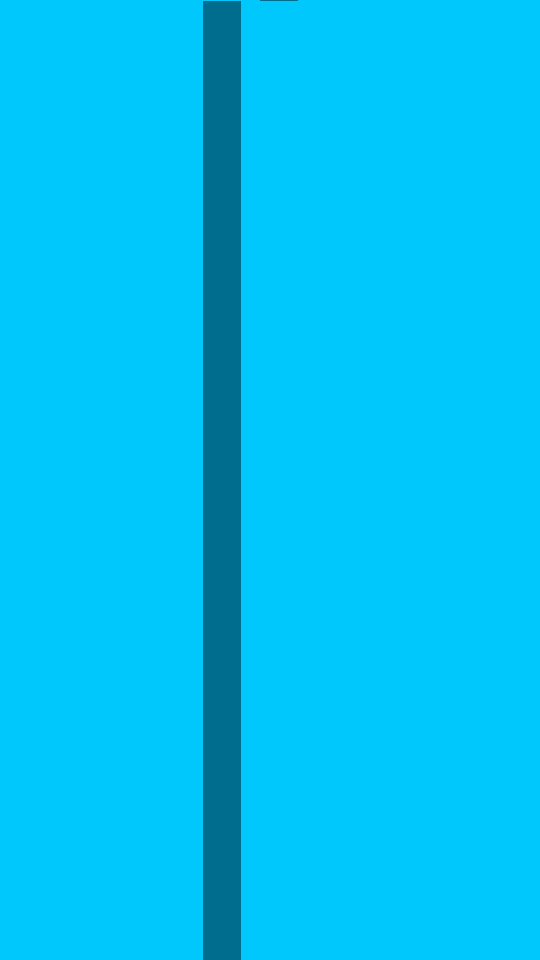
#> input picture images/line_left.png, 540 x 960 px
$ python PixelMinipulation.py
#> lines starting #> are read from the running program, lines starting #| are printed output that depends on the picture; after the words box and inside, x2 and y2 are one past the last pixel; in counts of white or black regions, pixels touching at a corner belong together; long printed decimals are rounded
import cv2
import numpy as np
import matplotlib.pyplot as plt
import math

def imageText(image, words):
    font = cv2.FONT_HERSHEY_SIMPLEX
    # org
    org = (50, 50)
    # fontScale
    fontScale = 1
    # Blue color in BGR
    color = (255, 0, 0)
    # Line thickness of 2 px
    thickness = 2
    # Using cv2.putText() method
    TI = cv2.putText(image, words, org, font, fontScale, color, thickness, cv2.LINE_AA)
    return TI

def canny(image):
    # GreyScale conversion
    grayImage = cv2.cvtColor(image, cv2.COLOR_RGB2GRAY)

    # blur conversion
    # blur smooths the image by averaging around the pixels with the pixels around it
    # in my opinion not nescacry for what our image recognition is trying to do but may need it later (with shadow and other imperfections in the image)
    blurImage = cv2.GaussianBlur(grayImage, (5,5), 0)

    # canny conversion - allows you to find the change in color in an image by taking the derivative of pixels in the 2d array
    cannyImage = cv2.Canny(blurImage, 50, 150)

    return cannyImage
# use algorythm to find region of intrest


#use after canny convertion
def getPointsOfChangeTop(image):
    width = image.shape[1]
    xPositions = []
    for i in range (width):
        if(image[0, i] == 255):
            print("found")
            xPositions.append(i)
    print("Top position 1: " + str(xPositions[0]))
    print("Top position 2: " + str(xPositions[1]))
    return xPositions

def getPointsOfChangeBottom(image):
    height = image.shape[0]
    width = image.shape[1]
    xPositions = []
    for i in range(width):
        if (image[height - 1, i] == 255):
            print(image[height - 1,i])
            print("found")
            xPositions.append(i)
    print("Bottom position 1: " + str(xPositions[0]))
    print("Bottom position 2: " + str(xPositions[1]))
    return xPositions

def findROI(image):

    copyImage = np.copy(image)
    height = copyImage.shape[0]
    width = copyImage.shape[1]

    xTopPositions = getPointsOfChangeTop(copyImage)
    xBottomPositions = getPointsOfChangeBottom(copyImage)

    print(xBottomPositions[0])
    print(xTopPositions[1])

    if(xBottomPositions[0] > xTopPositions[0]):
        rectangle = cv2.rectangle(copyImage, (xBottomPositions[1], height), (xTopPositions[0], 0), (255, 255, 255), -1)

    else:
        rectangle = cv2.rectangle(copyImage, (xBottomPositions[0], height), (xTopPositions[1], 0), (255, 255, 255), -1)

    return rectangle

def findAngle(image, xTopPositions, xBottomPositions):
    copyImage = np.copy(image)

    height = copyImage.shape[0]
    deltaX = xTopPositions[0] - xBottomPositions[0]


    if (deltaX == 0):
        print("straight")

        return imageText(copyImage, "Image is Straight"), 0

    m = (0 - height)/(xTopPositions[0] - xBottomPositions[0])

    theta = -math.atan(m) * (180.0/math.pi)

    if(m <= 0):
        print("(slope less than 0) angle: " + str(theta))

        return imageText(copyImage, str(round(theta,3)) + " degree angle"), theta

    else:
        print("angle: " + str(theta))

        return imageText(copyImage, str(round(theta, 3)) + " degree angle"), theta


def findPos(image):

    pointsOfChangeTop = getPointsOfChangeTop(image)
    print(pointsOfChangeTop)
    pointsOfChangeBottom = getPointsOfChangeBottom(image)
    print(pointsOfChangeBottom)
    angleImage, angle = findAngle(image, getPointsOfChangeTop(image), getPointsOfChangeBottom(image))

    if(angle == 0):
        topMedianPos = int(float(pointsOfChangeTop[1] + pointsOfChangeTop[0])/2)
        print(topMedianPos)
        botMedianPos = int(float(pointsOfChangeBottom[1] + pointsOfChangeBottom[0])/2)
        print(botMedianPos)
        averageMedian = int(float(topMedianPos + botMedianPos)/2)
        print(averageMedian)

        if(220 <= averageMedian and averageMedian <= 320):
            print("position does not need to be changed")
            print("line position is "  + str(abs(int((float(image.shape[1]/2))) - averageMedian)) + " pixels away from the median line")
        else:
            if(averageMedian < (image.shape[1]/2)):
                print("line position is " + str(abs(int((float(image.shape[1]/2))) - averageMedian)) + " pixels to the left of the median line")
            else:
                print("line position is " + str(abs(int((float(image.shape[1]/2))) - averageMedian)) + " pixels to the right of the median line")

    else:
        topMedianPos = int(float(pointsOfChangeTop[1] + pointsOfChangeTop[0]) / 2)
        print(topMedianPos)
        botMedianPos = int(float(pointsOfChangeBottom[1] + pointsOfChangeBottom[0]) / 2)
        print(botMedianPos)
        averageMedian = int(float(topMedianPos + botMedianPos) / 2)
        print(averageMedian)

        if (220 <= averageMedian and averageMedian <= 320):
            print("position does not need to be changed, angle does need to be changed")
            print("line positionis " + str(abs(int((float(image.shape[1]/2))) - averageMedian)) + " pixels away from the median line")
            print("angle " + str(angle))
        else:
            print("position and angle need to be changed")
            if(averageMedian < (image.shape[1]/2)):
                print("line position is " + str(abs(int((float(image.shape[1]/2))) - averageMedian)) + " pixels to the left of the median line")
                print("angle " + str(angle))
            else:
                print("line position is " + str(abs(int((float(image.shape[1]/2))) - averageMedian)) + " pixels to the right of the median line")
                print("angle " + str(angle))

def main():
    print("Hello World")
    image = cv2.imread("images/line_left.png")
#> image is the input picture: shape (960, 540, 3); mean B, G, R 244.3, 192.7, 0

    cv2.imshow("test", image)
    cv2.waitKey(0)

    laneImage = np.copy(image)

    # changes image
    cannyImage = canny(laneImage)
#> in canny, `grayImage = cv2.cvtColor(image, cv2.COLOR_RGB2GRAY)`:
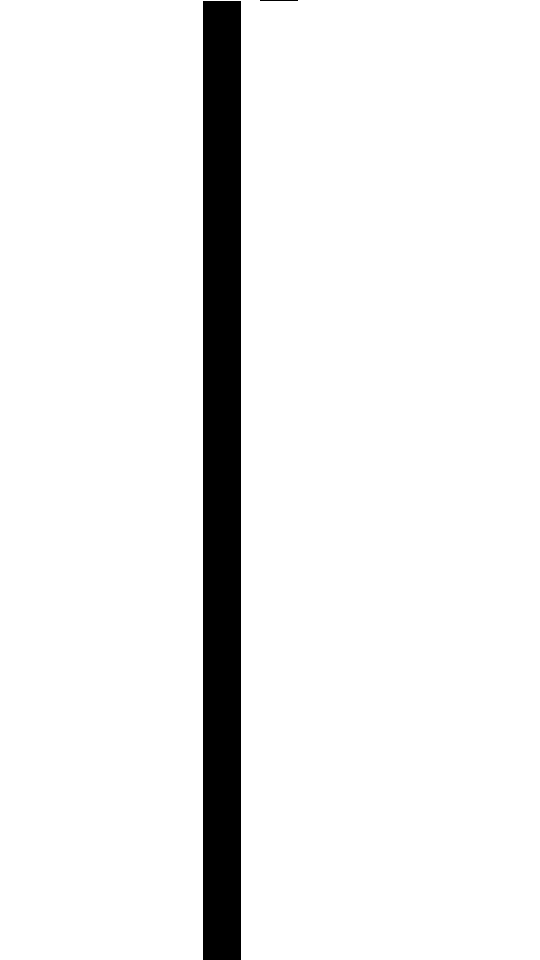
#> grayImage: shape (960, 540); values 107 (black) and 192 (white), 93% white; 2 black regions, box (x1, y1, x2, y2) and area: (203, 1, 241, 960) 36442, (260, 0, 298, 1) 38
#> in canny, `blurImage = cv2.GaussianBlur(grayImage, (5,5), 0)`:
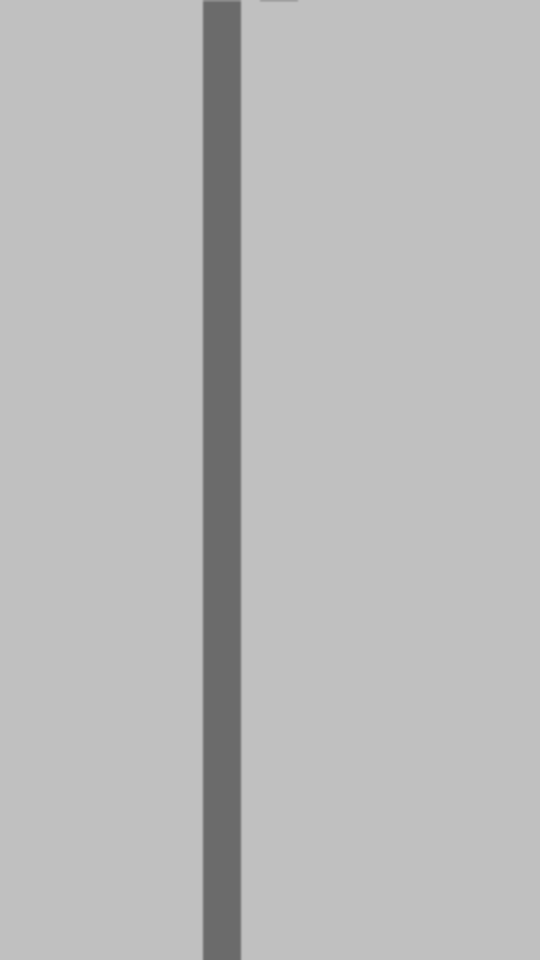
#> blurImage: shape (960, 540); min 107, max 192, mean 186
#> in canny, `cannyImage = cv2.Canny(blurImage, 50, 150)`:
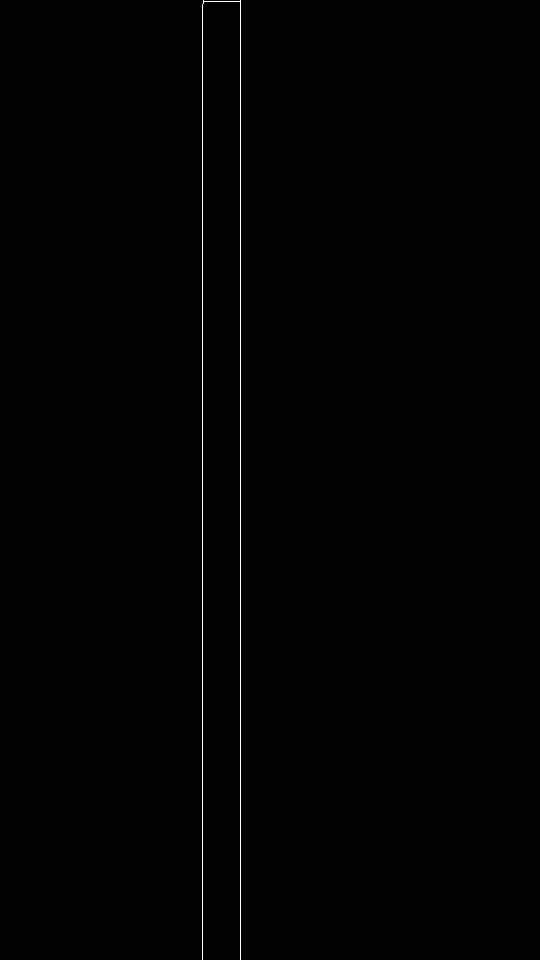
#> cannyImage: shape (960, 540); 0.38% white in thin lines or dots, all inside (x1, y1, x2, y2) = (202, 0, 241, 960)

    cv2.imshow("test", cannyImage)
    cv2.waitKey(0)

    print("step 2")
    xTopPositions = getPointsOfChangeTop(cannyImage)
#> after the loop in getPointsOfChangeTop, `for i in range (width):`: xPositions = [203, 240]
#| Top position 1: 203
#| Top position 2: 240
#> xTopPositions = [203, 240]
    xBottomPositions = getPointsOfChangeBottom(cannyImage)
#> the loop in getPointsOfChangeBottom, `for i in range(width):` made 540 passes
#| 255
#| 255
#> after the loop in getPointsOfChangeBottom, `for i in range(width):`: xPositions = [202, 240]
#| Bottom position 1: 202
#| Bottom position 2: 240
#> xBottomPositions = [202, 240]

    # plt just shows it on a graph with some nicer UI features
    #plt.imshow(cannyImage)
    #plt.show()

    print("step 3")
    regionOfInterest = findROI(cannyImage)
#| Top position 1: 203
#| Top position 2: 240
#> in findROI, `xTopPositions = getPointsOfChangeTop(copyImage)`: xTopPositions = [203, 240]
#> the loop in getPointsOfChangeBottom (call 2), `for i in range(width):` made 540 passes
#| 255
#| 255
#| Bottom position 1: 202
#| Bottom position 2: 240
#> in findROI, `xBottomPositions = getPointsOfChangeBottom(copyImage)`: xBottomPositions = [202, 240]
#| 202
#| 240
    cv2.imshow("result", regionOfInterest)
    cv2.waitKey(0)

    print("step 4")
    angleImage, angle = findAngle(cannyImage, xTopPositions, xBottomPositions)
#> in findAngle, `deltaX = xTopPositions[0] - xBottomPositions[0]`: deltaX = 1
#> in findAngle, `m = (0 - height)/(xTopPositions[0] - xBottomPositions[0])`: m = -960
#> in findAngle, `theta = -math.atan(m) * (180.0/math.pi)`: theta = 89.94
#| (slope less than 0) angle: 89.940
#> angle = 89.94

    cv2.imshow("angle", angleImage)


    print("step 5")
    findPos(cannyImage)
#| Top position 1: 203
#| Top position 2: 240
#> in findPos, `pointsOfChangeTop = getPointsOfChangeTop(image)`: pointsOfChangeTop = [203, 240]
#| [203, 240]
#| Bottom position 1: 202
#| Bottom position 2: 240
#> in findPos, `pointsOfChangeBottom = getPointsOfChangeBottom(image)`: pointsOfChangeBottom = [202, 240]
#| [202, 240]
#| Top position 1: 203
#| Top position 2: 240
#| Bottom position 1: 202
#| Bottom position 2: 240
#| (slope less than 0) angle: 89.940
#> in findPos, `angleImage, angle = findAngle(image, getPointsOfChangeTop(image), getP..`: angle = 89.94
#> in findPos, `topMedianPos = int(float(pointsOfChangeTop[1] + pointsOfChangeTop[0]) ..`: topMedianPos = 221
#| 221
#| 221
#| 221
#| line positionis 49 pixels away from the median line
#| angle 89.940

    cv2.waitKey(0)


main()

"""
line is off to the left but they are not perfect

two senarios where we need to make changes:
if the angle is completly off and we are centered / we are too the left of the image we have a problem
if the angle is fine but they are but they are not near the pool line

angle does not matter if the position is way off
if the position is fine but angle is way off, fix the angle
"""

"""
haptic feeback
think in binary:
tap on right or left shouolder based on position(if position off: touch, it angle is off (more than 5 degrees) and they are on the line: fix angle a liitle)

if(right): touch left sholder
elif(left): tought right sholder
else:(straight) fix your corection angle to straighten out
"""
"""
fix tolerances for:
    angle: be absolute
    position: get width of the line
    * as depth increases your width will shrink
    eg:
        lane line is 8 inches: lane is 80 inches  (ratio 1:10)
    base of width
"""
"""
fix ROI
if we start off wrong and only have one canny image
"""
"""
rasberrypi
find out the OS used
find out how to download 'how to install raspbian on raspberry pi'
"""
"""
adafruit.com for how to use motors and camera
"""

$ run again, with images/angle_left_skinny.png copied over images/line_left.png
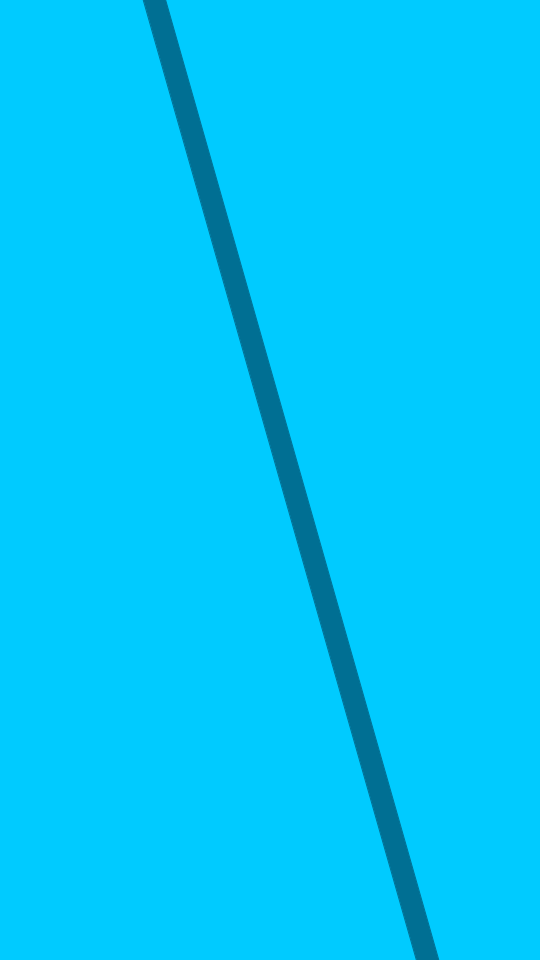
#> input picture images/angle_left_skinny.png, 540 x 960 px
#> in main, image is the input picture: shape (960, 540, 3); mean B, G, R 250.3, 199, 0
#> in canny, `cannyImage = cv2.Canny(blurImage, 50, 150)`:
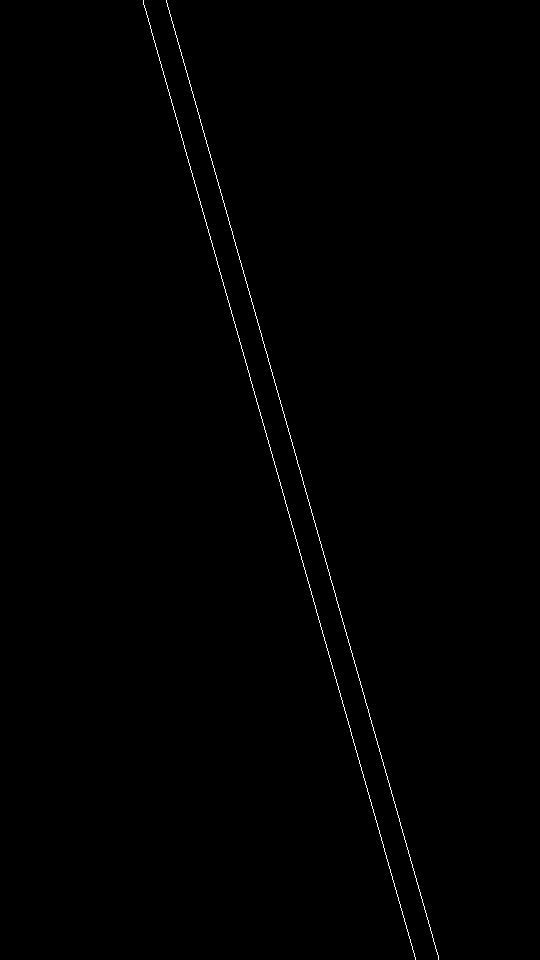
#> cannyImage: shape (960, 540); 0.37% white in thin lines or dots, all inside (x1, y1, x2, y2) = (143, 0, 439, 960)
#> after the loop in getPointsOfChangeTop, `for i in range (width):`: xPositions = [143, 166]
#| Top position 1: 143
#| Top position 2: 166
#> the loop in getPointsOfChangeBottom, `for i in range(width):` made 540 passes
#| 255
#| 255
#> after the loop in getPointsOfChangeBottom, `for i in range(width):`: xPositions = [415, 438]
#| Bottom position 1: 415
#| Bottom position 2: 438
#| Top position 1: 143
#| Top position 2: 166
#> in findROI, `xTopPositions = getPointsOfChangeTop(copyImage)`: xTopPositions = [143, 166]
#> the loop in getPointsOfChangeBottom (call 2), `for i in range(width):` made 540 passes
#| 255
#| 255
#| Bottom position 1: 415
#| Bottom position 2: 438
#> in findROI, `xBottomPositions = getPointsOfChangeBottom(copyImage)`: xBottomPositions = [415, 438]
#| 415
#| 166
#> in findROI, `rectangle = cv2.rectangle(copyImage, (xBottomPositions[1], height), (x..`:
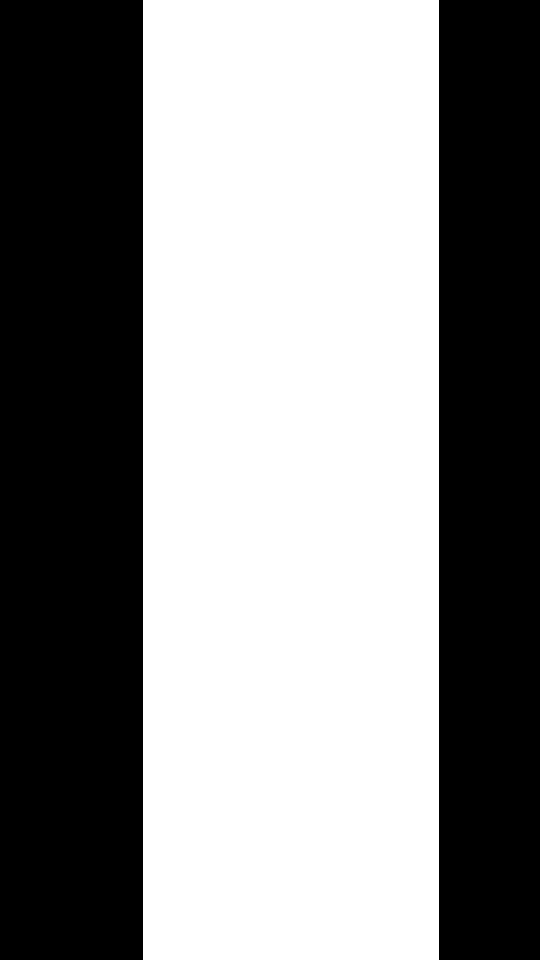
#> rectangle: shape (960, 540); 54.8% white; 2 black regions, box (x1, y1, x2, y2) and area: (0, 0, 143, 960) 137280, (439, 0, 540, 960) 96960
#> deltaX = -272
#> m = 3.53
#> theta = -74.18
#| angle: -74.181
#| Top position 1: 143
#| Top position 2: 166
#> pointsOfChangeTop = [143, 166]
#| [143, 166]
#| Bottom position 1: 415
#| Bottom position 2: 438
#> pointsOfChangeBottom = [415, 438]
#| [415, 438]
#| Top position 1: 143
#| Top position 2: 166
#| Bottom position 1: 415
#| Bottom position 2: 438
#| angle: -74.181
#> in findPos, `angleImage, angle = findAngle(image, getPointsOfChangeTop(image), getP..`: angle = -74.18
#> topMedianPos = 154
#| 154
#> botMedianPos = 426
#| 426
#> averageMedian = 290
#| 290
#| line positionis 20 pixels away from the median line
#| angle -74.181

$ run again, with images/angle_right_skinny.png copied over images/line_left.png
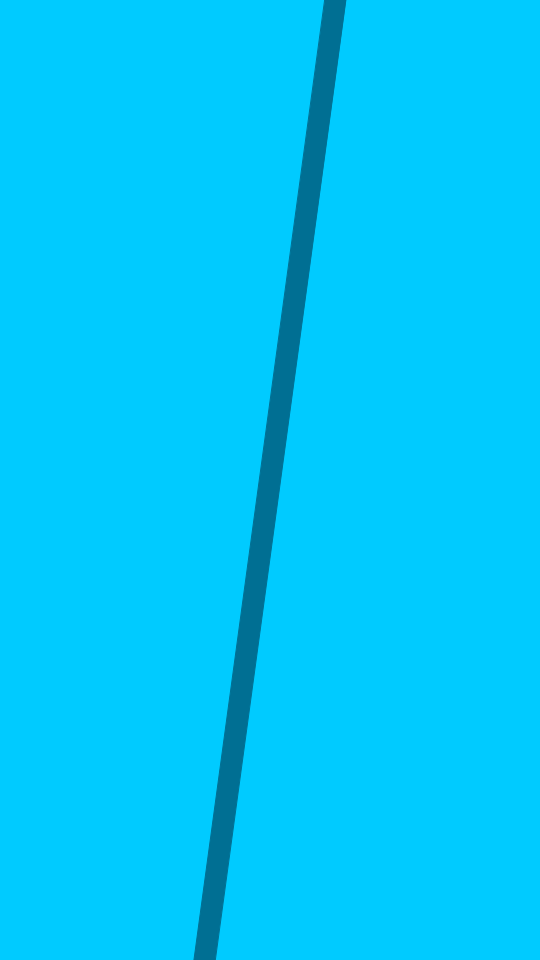
#> input picture images/angle_right_skinny.png, 540 x 960 px
#> in main, image is the input picture: shape (960, 540, 3); mean B, G, R 250.5, 199.2, 0
#> in canny, `cannyImage = cv2.Canny(blurImage, 50, 150)`:
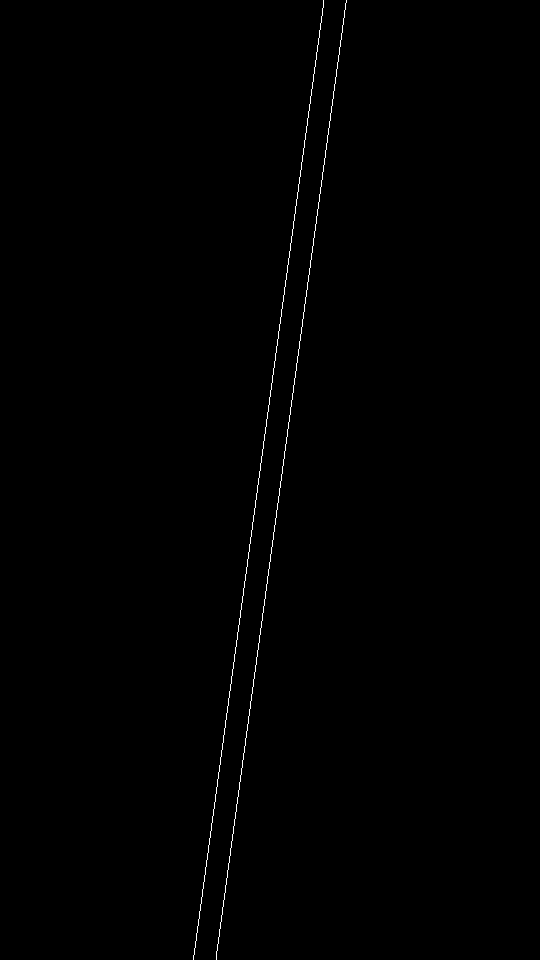
#> cannyImage: shape (960, 540); 0.37% white in thin lines or dots, all inside (x1, y1, x2, y2) = (193, 0, 347, 960)
#> after the loop in getPointsOfChangeTop, `for i in range (width):`: xPositions = [323, 346]
#| Top position 1: 323
#| Top position 2: 346
#> the loop in getPointsOfChangeBottom, `for i in range(width):` made 540 passes
#| 255
#| 255
#> after the loop in getPointsOfChangeBottom, `for i in range(width):`: xPositions = [193, 216]
#| Bottom position 1: 193
#| Bottom position 2: 216
#| Top position 1: 323
#| Top position 2: 346
#> in findROI, `xTopPositions = getPointsOfChangeTop(copyImage)`: xTopPositions = [323, 346]
#> the loop in getPointsOfChangeBottom (call 2), `for i in range(width):` made 540 passes
#| 255
#| 255
#| Bottom position 1: 193
#| Bottom position 2: 216
#> in findROI, `xBottomPositions = getPointsOfChangeBottom(copyImage)`: xBottomPositions = [193, 216]
#| 193
#| 346
#> in findROI, `rectangle = cv2.rectangle(copyImage, (xBottomPositions[0], height), (x..`:
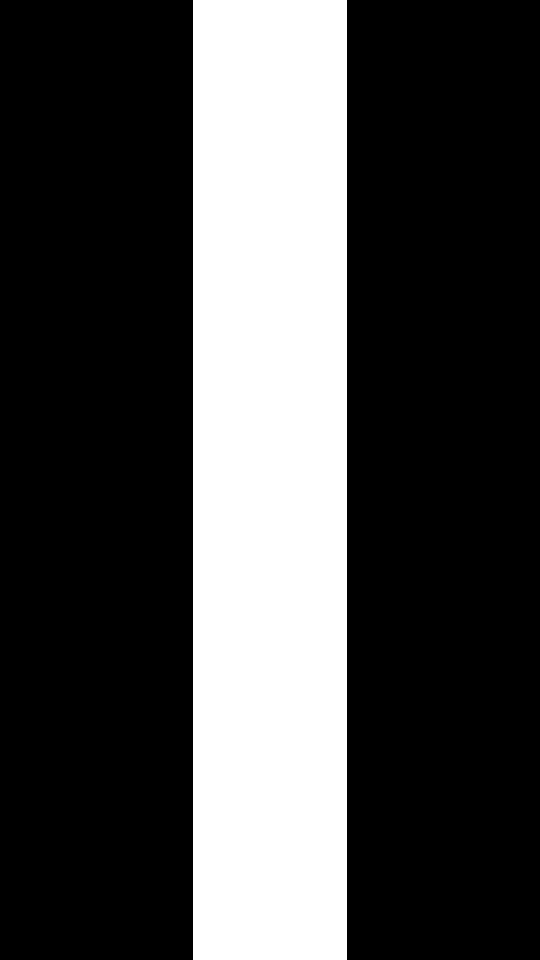
#> rectangle: shape (960, 540); 28.5% white; 1 white region, box (x1, y1, x2, y2) and area: (193, 0, 347, 960) 147840
#> deltaX = 130
#> m = -7.38
#> theta = 82.29
#| (slope less than 0) angle: 82.288
#| Top position 1: 323
#| Top position 2: 346
#> pointsOfChangeTop = [323, 346]
#| [323, 346]
#| Bottom position 1: 193
#| Bottom position 2: 216
#> pointsOfChangeBottom = [193, 216]
#| [193, 216]
#| Top position 1: 323
#| Top position 2: 346
#| Bottom position 1: 193
#| Bottom position 2: 216
#| (slope less than 0) angle: 82.288
#> in findPos, `angleImage, angle = findAngle(image, getPointsOfChangeTop(image), getP..`: angle = 82.29
#> topMedianPos = 334
#| 334
#> botMedianPos = 204
#| 204
#> averageMedian = 269
#| 269
#| line positionis 1 pixels away from the median line
#| angle 82.288
